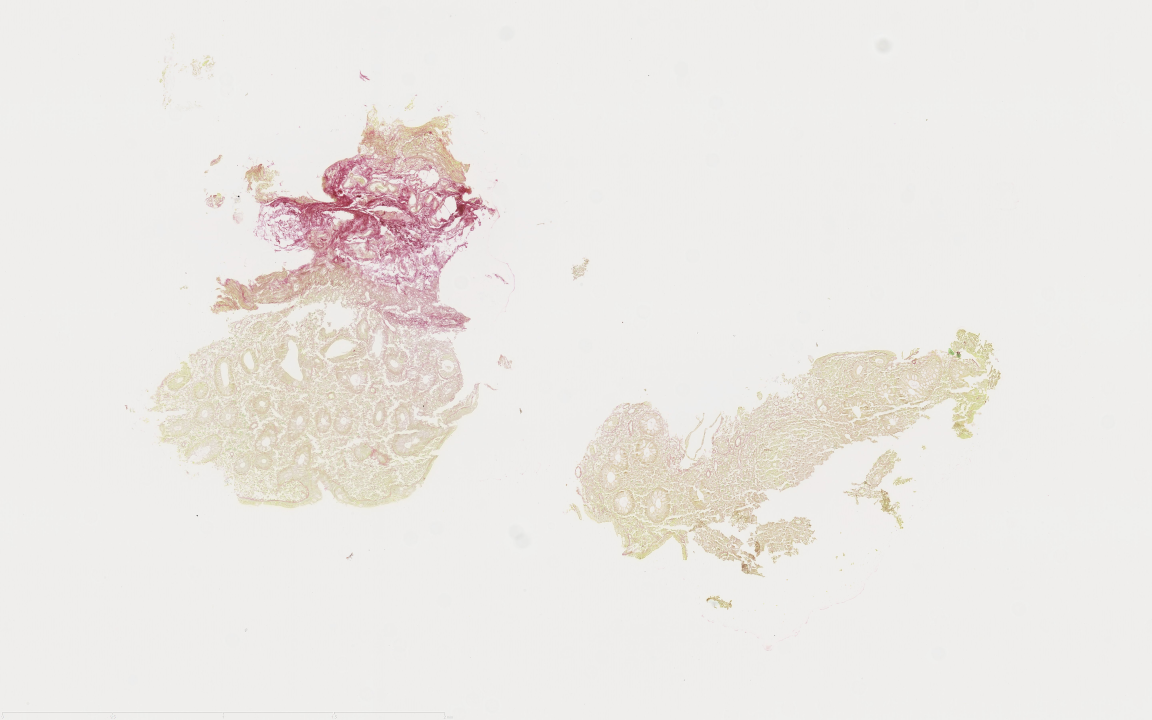
#> input picture app/samples/1616717396623934841.jpg, 5760 x 3600 px (shown at 1/5 size)
$ python dominant-colors.py
#> lines starting #> are read from the running program, lines starting #| are printed output that depends on the picture
import cv2
from sklearn.cluster import KMeans


class DominantColors:
    CLUSTERS = None
    IMAGE = None
    COLORS = None
    LABELS = None

    def __init__(self, image, clusters=3):
        self.CLUSTERS = clusters
        self.IMAGE = image

    def dominantColors(self):
        # read image
        img_src = cv2.imread(self.IMAGE)
#> img_src is the input picture: shape (3600, 5760, 3); mean B, G, R 229.3, 232.9, 236.1

        # percent by which the image is resized
        scale_percent = 10

        # calculate the 50 percent of original dimensions
        width = int(img_src.shape[1] * scale_percent / 100)
#> width = 576
        height = int(img_src.shape[0] * scale_percent / 100)
#> height = 360

        # dsize
        dsize = (width, height)
#> dsize = (576, 360)

        # resize image
        small_img = cv2.resize(img_src, dsize)
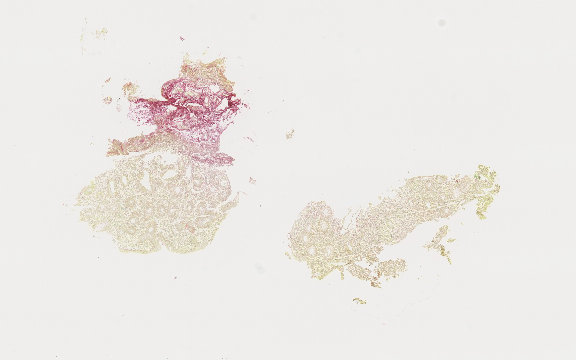
#> small_img: shape (360, 576, 3); mean B, G, R 229.4, 232.9, 236.1

        # convert to rgb from bgr
        img = cv2.cvtColor(small_img, cv2.COLOR_BGR2RGB)

        # reshaping to a list of pixels
        img = img.reshape((img.shape[0] * img.shape[1], 3))

        # save image after operations
        self.IMAGE = img

        # using k-means to cluster pixels
        kmeans = KMeans(n_clusters=self.CLUSTERS)
        kmeans.fit(img)

        # the cluster centers are our dominant colors.
        self.COLORS = kmeans.cluster_centers_

        # save labels
        self.LABELS = kmeans.labels_

        # returning after converting to integer from float
        return self.COLORS.astype(int)


img = '../../samples/1616717396623934841.jpg'
clusters = 5
dc = DominantColors(img, clusters)
colors = dc.dominantColors()
print(colors,dc.LABELS)

$ run again, with app/samples/1613121615185344828.jpg copied over app/samples/1616717396623934841.jpg
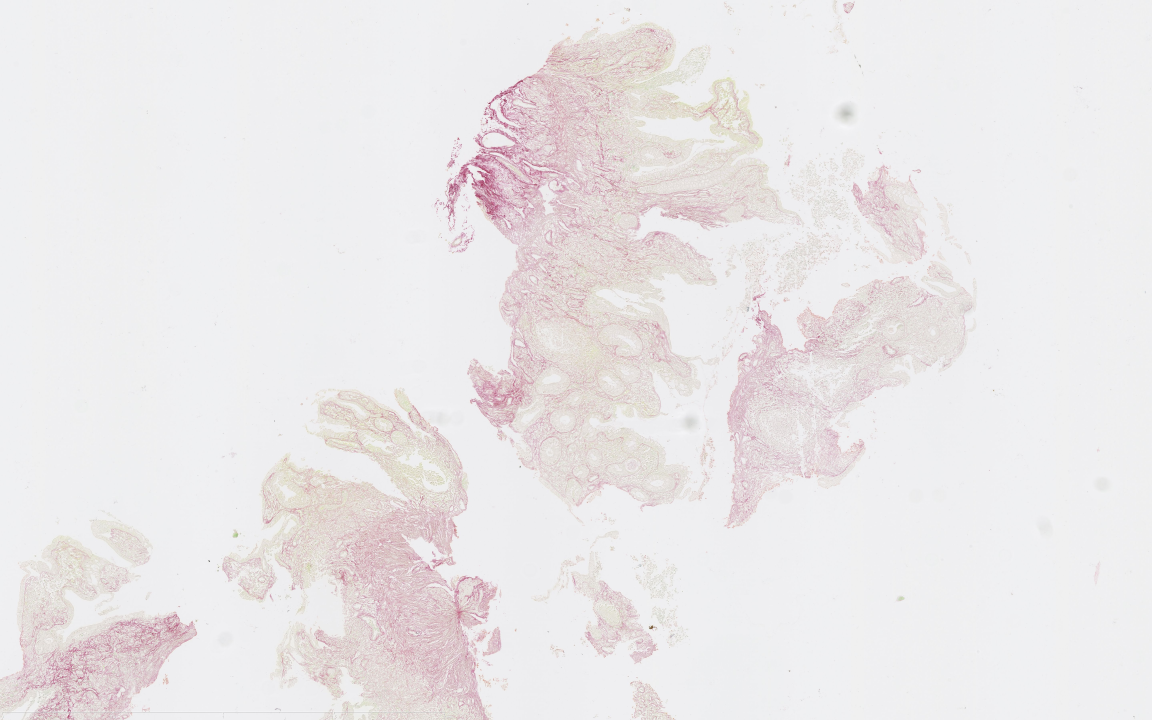
#> input picture app/samples/1613121615185344828.jpg, 5760 x 3600 px (shown at 1/5 size)
#> in dominantColors, img_src is the input picture: shape (3600, 5760, 3); mean B, G, R 233.1, 232.1, 235.2
#> in dominantColors, `small_img = cv2.resize(img_src, dsize)`:
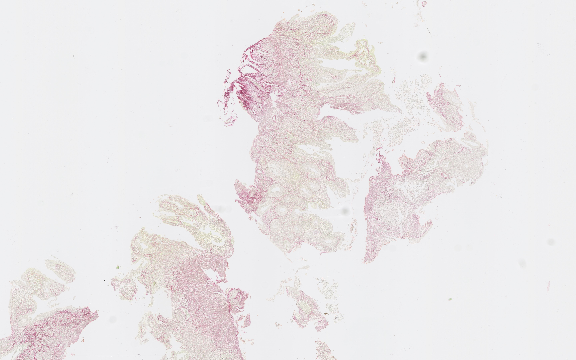
#> small_img: shape (360, 576, 3); mean B, G, R 233.2, 232.1, 235.3

$ run again, with app/samples/1613121624583666626.jpg copied over app/samples/1616717396623934841.jpg
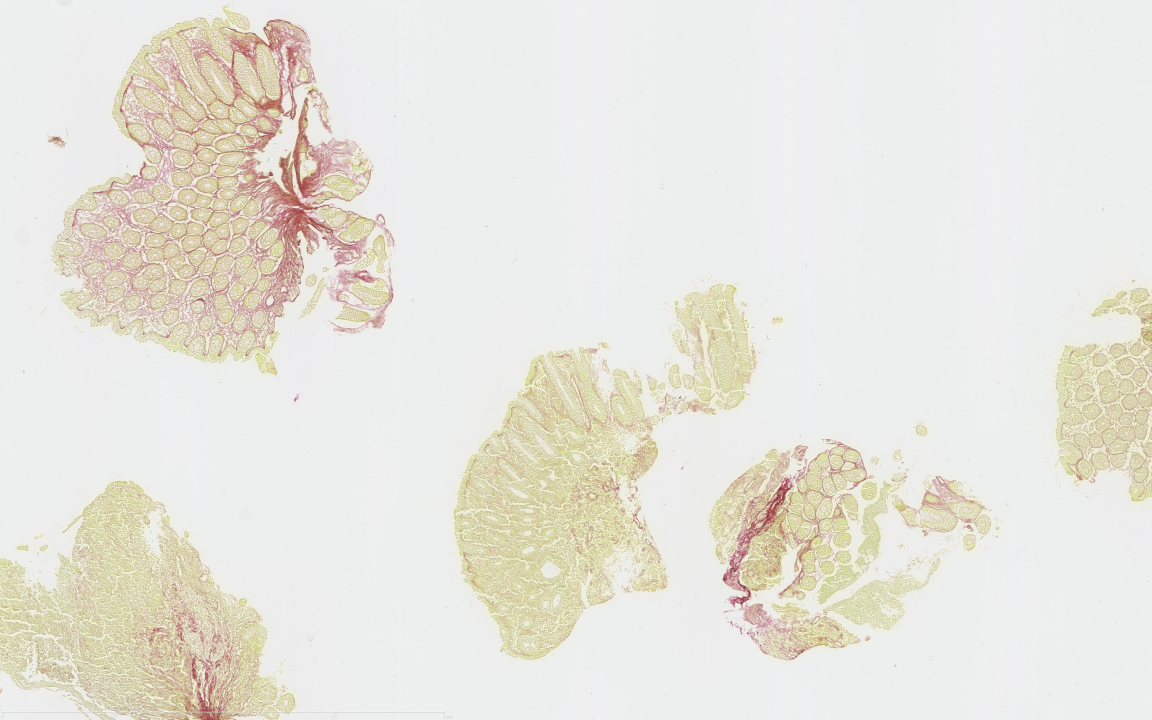
#> input picture app/samples/1613121624583666626.jpg, 5760 x 3600 px (shown at 1/5 size)
#> in dominantColors, img_src is the input picture: shape (3600, 5760, 3); mean B, G, R 221.8, 229.9, 232.1
#> in dominantColors, `small_img = cv2.resize(img_src, dsize)`:
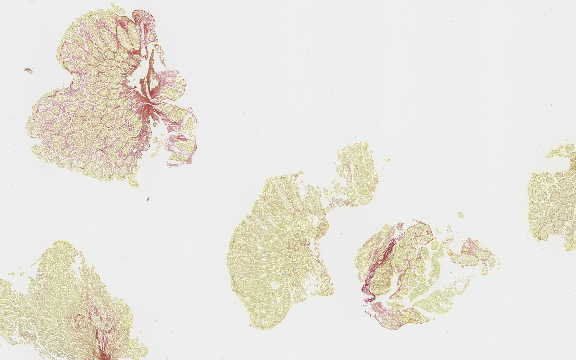
#> small_img: shape (360, 576, 3); mean B, G, R 221.9, 230, 232.2

$ run again, with app/samples/1613121628789309820.jpg copied over app/samples/1616717396623934841.jpg
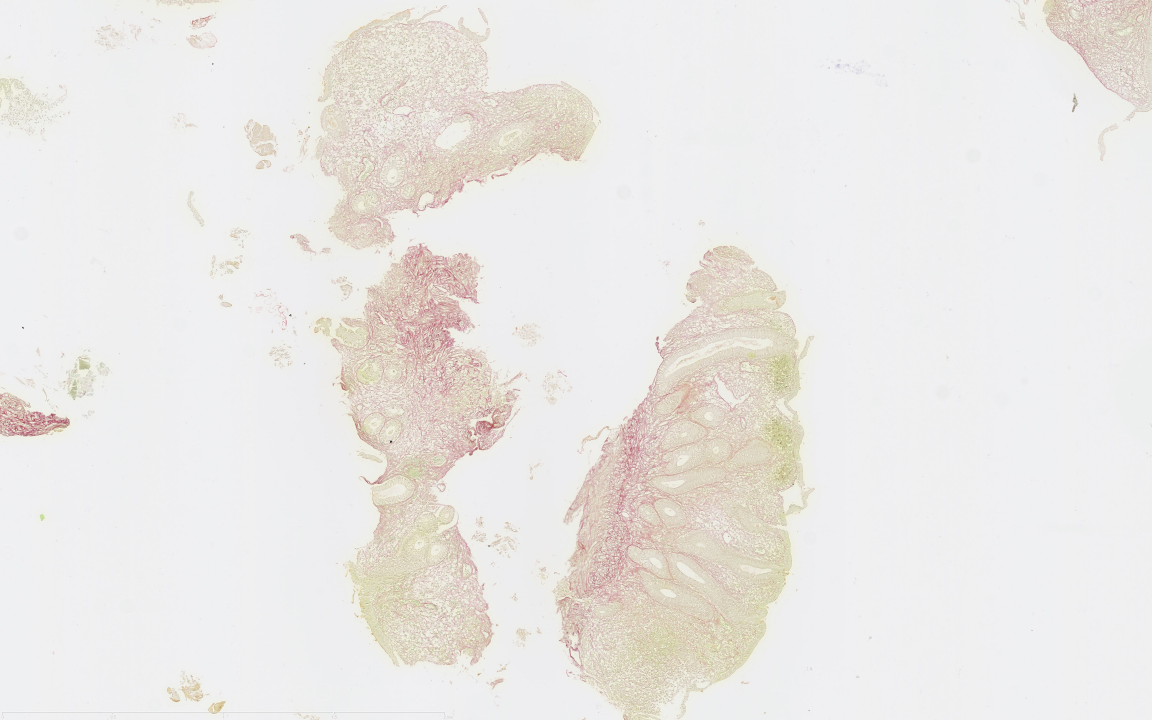
#> input picture app/samples/1613121628789309820.jpg, 5760 x 3600 px (shown at 1/5 size)
#> in dominantColors, img_src is the input picture: shape (3600, 5760, 3); mean B, G, R 230.1, 232.6, 235.1
#> in dominantColors, `small_img = cv2.resize(img_src, dsize)`:
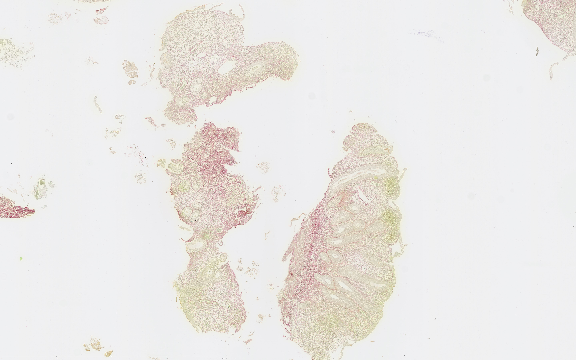
#> small_img: shape (360, 576, 3); mean B, G, R 230.2, 232.7, 235.2
